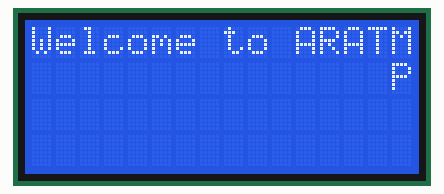
Recording of a sketch running on a simulated Arduino Uno, built with avr-gcc and run on an emulated ATmega328P. On the bench: 16×4 character LCD.

Above: at 0.49 s.
At 2.08 s:
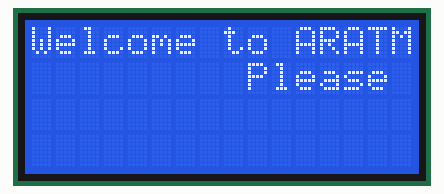
At 3.94 s:
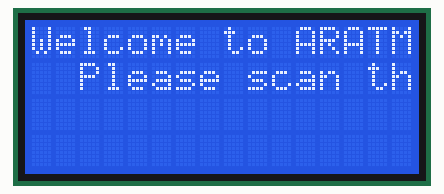
At 7.4 s:
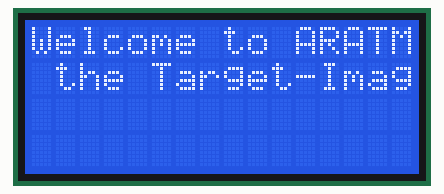
At 10.85 s:
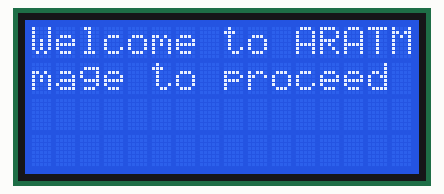
At 14.6 s:
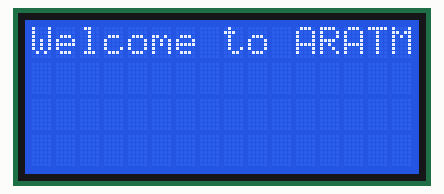

The sketch:

LCD_CODE.ino
```cpp
#include <LiquidCrystal_I2C.h>

int totalColumns = 16;
int totalRows = 4;

LiquidCrystal_I2C lcd(0x27, 16,4);

String staticMessage = "Welcome to ARATM";
String scrollingMessage = "Please scan the Target-Image to proceed";

void scrollMessage(int row, String message, int delayTime, int totalColumns) {
  for (int i=0; i < totalColumns; i++) {
    message = " " + message;
  }
  message = message + " ";
  for (int position = 0; position < message.length(); position++) {
    lcd.setCursor(0, row);
    lcd.print(message.substring(position, position + totalColumns));
    delay(delayTime);
  }
}

void setup(){
  lcd.init();
  lcd.backlight();
}

void loop(){
  lcd.setCursor(0, 0);
  lcd.print(staticMessage);
  scrollMessage(1, scrollingMessage, 250, totalColumns);
}
```

Measured:
- by itself, everything shown: repeats every 14.8 s, in 55 steps
- what the display in image 5 shows lasts 0.5 s, from 14.6 s to 15.1 s
